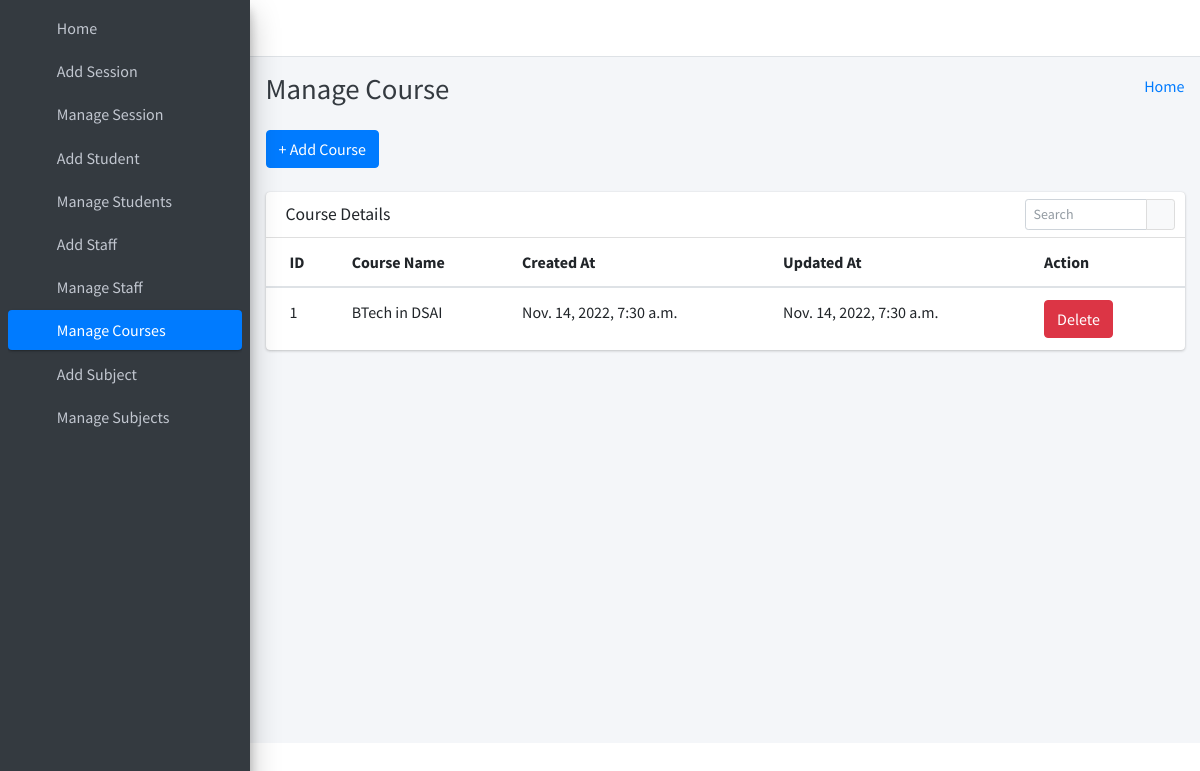
Page /manage_courses (signed in) on the committed database.
### portal/models.py (models this page shows)
class Courses(models.Model):
    id = models.AutoField(primary_key=True)
    course_name = models.CharField(max_length=255)
    created_at = models.DateTimeField(auto_now_add=True)
    updated_at = models.DateTimeField(auto_now=True)
    objects = models.Manager()

### portal/AdminViews.py (the view)
# urls.py: path('manage_courses',AdminViews.manage_courses,name="manage_courses"),
def manage_courses(request):
    courses = Courses.objects.all()
    context = {
        "courses": courses
    }
    return render(request, 'admin_templates/manage_courses.html', context)

### portal/LoginCheckMiddleWare.py (called while the page is built, shortened)
    def process_view(self, request, view_func, view_args, view_kwargs):
        modulename = view_func.__module__
        user = request.user
        if user.is_authenticated:
            if user.user_type == "1":
                if modulename == "portal.AdminViews":
                    pass
                elif modulename == "portal.views" or modulename == "django.views.static":
                    pass
                else:
                    return redirect("admin_home")
            else:
                return redirect("login")
        else:
            if request.path == reverse("login") or request.path == reverse("doLogin"):
                pass
            else:
                return redirect("login")

### portal/templates/admin_templates/manage_courses.html (shortened to what this page needs)
{% extends 'admin_templates/base.html' %}
{% block page_title %}
    Manage Course
{% endblock page_title %}
{% block main_content %}
{% load static %}
<section class="content">
        <div class="container-fluid">
            <a class="btn btn-primary" href="{% url 'add_course' %}" role="button">+ Add Course</a> <br/>&nbsp;
            <div class="row">
                <div class="col-md-12">
                    <div class="card">
                        <div class="card-header">
                            <h3 class="card-title">Course Details</h3>
                            <div class="card-tools">
                            <div class="input-group input-group-sm" style="width: 150px;">
                                <input type="text" name="table_search" class="form-control float-right" placeholder="Search">
                                <div class="input-group-append">
                                <button type="submit" class="btn btn-default"><i class="fas fa-search"></i></button>
                                </div>
                            </div>
                            </div>
                        </div>
                        <div class="card-body table-responsive p-0">
                            <table class="table table-hover text-nowrap">
                            <thead>
                                <tr>
                                <th>ID</th>
                                <th>Course Name</th>
                                <th>Created At</th>
                                <th>Updated At</th>
                                <th>Action</th>
                                </tr>
                            </thead>
                            <tbody>
                                {% for course in courses %}
                                <tr>
                                <td>{{ forloop.counter }}</td>
                                <td>{{ course.course_name }}</td>
                                <td>{{ course.created_at }}</td>
                                <td>{{ course.updated_at }}</td>
                                <td>
                                    <a href="{% url 'delete_course' course.id %}" class="btn btn-danger">Delete</a>
                                </td>
                                </tr>
                                {% endfor %}
                            </tbody>
                            </table>
                        </div>
                        </div>
                </div>
            </div>
        </div>
      </section>
  {% endblock main_content %}

### rows in the picture
Courses: course_name "BTech in DSAI", created_at "Nov. 14, 2022, 7:30 a.m.", updated_at "Nov. 14, 2022, 7:30 a.m."
